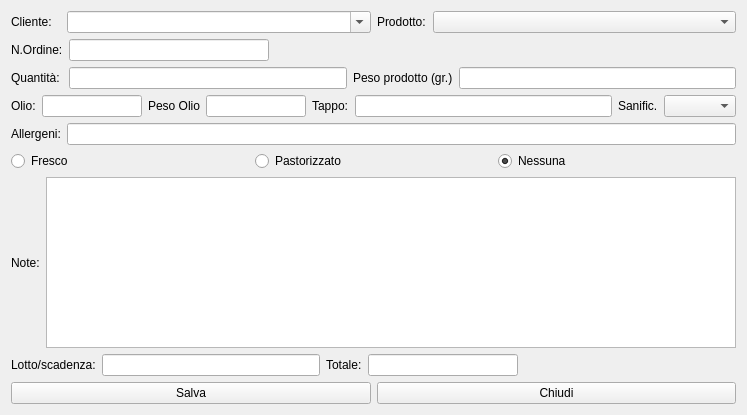
<?xml version="1.0" encoding="UTF-8"?>
<ui version="4.0">
 <class>HWpManager</class>
 <widget class="QWidget" name="HWpManager">
  <property name="windowModality">
   <enum>Qt::ApplicationModal</enum>
  </property>
  <property name="geometry">
   <rect>
    <x>0</x>
    <y>0</y>
    <width>747</width>
    <height>415</height>
   </rect>
  </property>
  <property name="windowTitle">
   <string>Aggiungi riga programmazione</string>
  </property>
  <property name="windowIcon">
   <iconset resource="icons.qrc">
    <normaloff>:/Resources/Pencil.PNG</normaloff>:/Resources/Pencil.PNG</iconset>
  </property>
  <layout class="QVBoxLayout" name="verticalLayout">
   <item>
    <layout class="QGridLayout" name="gridLayout">
     <item row="0" column="0">
      <widget class="QLabel" name="label_2">
       <property name="maximumSize">
        <size>
         <width>50</width>
         <height>16777215</height>
        </size>
       </property>
       <property name="text">
        <string>Cliente:</string>
       </property>
      </widget>
     </item>
     <item row="0" column="2">
      <widget class="QLabel" name="label_3">
       <property name="maximumSize">
        <size>
         <width>50</width>
         <height>16777215</height>
        </size>
       </property>
       <property name="text">
        <string>Prodotto:</string>
       </property>
      </widget>
     </item>
     <item row="0" column="3">
      <widget class="QComboBox" name="cbProdotto"/>
     </item>
     <item row="0" column="1">
      <widget class="QComboBox" name="cbCliente">
       <property name="editable">
        <bool>true</bool>
       </property>
      </widget>
     </item>
    </layout>
   </item>
   <item>
    <layout class="QFormLayout" name="formLayout">
     <item row="0" column="0">
      <widget class="QLabel" name="label_9">
       <property name="text">
        <string>N.Ordine:</string>
       </property>
      </widget>
     </item>
     <item row="0" column="1">
      <widget class="QLineEdit" name="leNumOrd">
       <property name="maximumSize">
        <size>
         <width>200</width>
         <height>16777215</height>
        </size>
       </property>
      </widget>
     </item>
    </layout>
   </item>
   <item>
    <layout class="QGridLayout" name="gridLayout_4">
     <item row="0" column="1">
      <widget class="QLineEdit" name="leQuant"/>
     </item>
     <item row="0" column="2">
      <widget class="QLabel" name="label_4">
       <property name="text">
        <string>Peso prodotto (gr.)</string>
       </property>
      </widget>
     </item>
     <item row="0" column="3">
      <widget class="QLineEdit" name="leVaso"/>
     </item>
     <item row="0" column="0">
      <widget class="QLabel" name="label">
       <property name="text">
        <string>Quantità: </string>
       </property>
      </widget>
     </item>
    </layout>
   </item>
   <item>
    <layout class="QGridLayout" name="gridLayout_3">
     <item row="0" column="4">
      <widget class="QLabel" name="label_5">
       <property name="maximumSize">
        <size>
         <width>60</width>
         <height>16777215</height>
        </size>
       </property>
       <property name="text">
        <string>Tappo:</string>
       </property>
      </widget>
     </item>
     <item row="0" column="0">
      <widget class="QLabel" name="label_6">
       <property name="maximumSize">
        <size>
         <width>60</width>
         <height>16777215</height>
        </size>
       </property>
       <property name="text">
        <string>Olio:</string>
       </property>
      </widget>
     </item>
     <item row="0" column="3">
      <widget class="QLineEdit" name="leSpecOlio">
       <property name="maximumSize">
        <size>
         <width>100</width>
         <height>16777215</height>
        </size>
       </property>
      </widget>
     </item>
     <item row="0" column="2">
      <widget class="QLabel" name="label_12">
       <property name="maximumSize">
        <size>
         <width>60</width>
         <height>16777215</height>
        </size>
       </property>
       <property name="text">
        <string>Peso Olio</string>
       </property>
      </widget>
     </item>
     <item row="0" column="1">
      <widget class="QLineEdit" name="leOlio">
       <property name="maximumSize">
        <size>
         <width>100</width>
         <height>16777215</height>
        </size>
       </property>
      </widget>
     </item>
     <item row="0" column="7">
      <widget class="QComboBox" name="cbSanty"/>
     </item>
     <item row="0" column="5">
      <widget class="QLineEdit" name="leTappo"/>
     </item>
     <item row="0" column="6">
      <widget class="QLabel" name="label_8">
       <property name="maximumSize">
        <size>
         <width>80</width>
         <height>16777215</height>
        </size>
       </property>
       <property name="text">
        <string>Sanific.</string>
       </property>
      </widget>
     </item>
    </layout>
   </item>
   <item>
    <layout class="QFormLayout" name="formLayout_2">
     <item row="1" column="0">
      <widget class="QLabel" name="label_10">
       <property name="text">
        <string>Allergeni:</string>
       </property>
      </widget>
     </item>
     <item row="1" column="1">
      <widget class="QLineEdit" name="leAllergeni"/>
     </item>
    </layout>
   </item>
   <item>
    <layout class="QGridLayout" name="gridLayout_2">
     <item row="0" column="0">
      <widget class="QRadioButton" name="rbFresh">
       <property name="text">
        <string>Fresco</string>
       </property>
       <property name="checked">
        <bool>false</bool>
       </property>
      </widget>
     </item>
     <item row="0" column="1">
      <widget class="QRadioButton" name="rbPastorized">
       <property name="text">
        <string>Pastorizzato</string>
       </property>
      </widget>
     </item>
     <item row="0" column="2">
      <widget class="QRadioButton" name="rbNone">
       <property name="text">
        <string>Nessuna</string>
       </property>
       <property name="checked">
        <bool>true</bool>
       </property>
      </widget>
     </item>
    </layout>
   </item>
   <item>
    <layout class="QHBoxLayout" name="horizontalLayout"/>
   </item>
   <item>
    <layout class="QHBoxLayout" name="horizontalLayout_2">
     <item>
      <widget class="QLabel" name="label_11">
       <property name="text">
        <string>Note:</string>
       </property>
      </widget>
     </item>
     <item>
      <widget class="QPlainTextEdit" name="ptNote"/>
     </item>
    </layout>
   </item>
   <item>
    <layout class="QHBoxLayout" name="horizontalLayout_3">
     <item>
      <widget class="QLabel" name="label_13">
       <property name="text">
        <string>Lotto/scadenza:</string>
       </property>
      </widget>
     </item>
     <item>
      <widget class="QLineEdit" name="leLotScad"/>
     </item>
     <item>
      <widget class="QLabel" name="label_7">
       <property name="text">
        <string>Totale:</string>
       </property>
      </widget>
     </item>
     <item>
      <widget class="QLineEdit" name="leTotal">
       <property name="maximumSize">
        <size>
         <width>150</width>
         <height>16777215</height>
        </size>
       </property>
      </widget>
     </item>
     <item>
      <spacer name="horizontalSpacer">
       <property name="orientation">
        <enum>Qt::Horizontal</enum>
       </property>
       <property name="sizeHint" stdset="0">
        <size>
         <width>40</width>
         <height>20</height>
        </size>
       </property>
      </spacer>
     </item>
    </layout>
   </item>
   <item>
    <layout class="QHBoxLayout" name="horizontalLayout_4">
     <item>
      <widget class="QPushButton" name="pbSave">
       <property name="text">
        <string>Salva</string>
       </property>
       <property name="icon">
        <iconset resource="icons.qrc">
         <normaloff>:/Resources/save-icon.png</normaloff>:/Resources/save-icon.png</iconset>
       </property>
       <property name="iconSize">
        <size>
         <width>32</width>
         <height>32</height>
        </size>
       </property>
      </widget>
     </item>
     <item>
      <widget class="QPushButton" name="pbClose">
       <property name="text">
        <string>Chiudi</string>
       </property>
       <property name="icon">
        <iconset resource="icons.qrc">
         <normaloff>:/Resources/Actions-window-close-icon.png</normaloff>:/Resources/Actions-window-close-icon.png</iconset>
       </property>
       <property name="iconSize">
        <size>
         <width>32</width>
         <height>32</height>
        </size>
       </property>
      </widget>
     </item>
    </layout>
   </item>
  </layout>
 </widget>
 <tabstops>
  <tabstop>cbCliente</tabstop>
  <tabstop>cbProdotto</tabstop>
  <tabstop>leNumOrd</tabstop>
  <tabstop>leQuant</tabstop>
  <tabstop>leVaso</tabstop>
  <tabstop>leOlio</tabstop>
  <tabstop>leSpecOlio</tabstop>
  <tabstop>leTappo</tabstop>
  <tabstop>cbSanty</tabstop>
  <tabstop>leAllergeni</tabstop>
  <tabstop>rbFresh</tabstop>
  <tabstop>rbPastorized</tabstop>
  <tabstop>rbNone</tabstop>
  <tabstop>ptNote</tabstop>
  <tabstop>leTotal</tabstop>
  <tabstop>pbSave</tabstop>
  <tabstop>pbClose</tabstop>
 </tabstops>
 <resources>
  <include location="icons.qrc"/>
 </resources>
 <connections/>
</ui>
